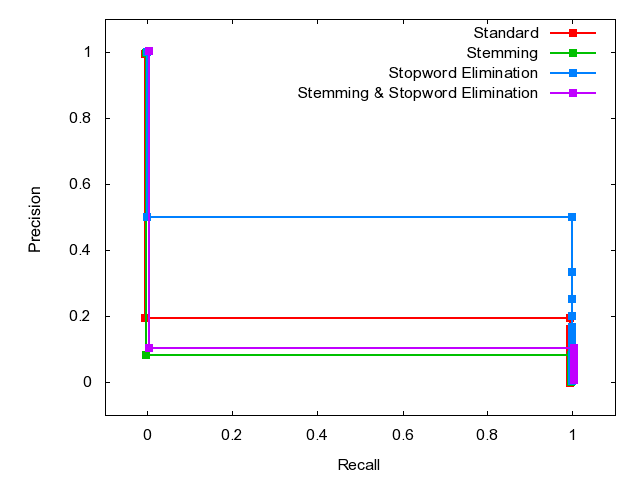

Here is the gnuplot script that generated this plot:

	set terminal png
	set output 'Q34.png'
	set ylabel 'Precision'
	set xlabel 'Recall'
	set xrange [-0.1:1.1]
	set yrange [-0.1:1.1]
	plot 'Q34.dat' index 0 using 1:2 w linespoints lw 2 pt 5 title 'Standard', \
'Q34.dat' index 1 using 1:2 w linespoints lw 2 pt 5 title 'Stemming', \
'Q34.dat' index 2 using 1:2 w linespoints lw 2 pt 5 title 'Stopword Elimination', \
'Q34.dat' index 3 using 1:2 w linespoints lw 2 pt 5 title 'Stemming & Stopword Elimination'
